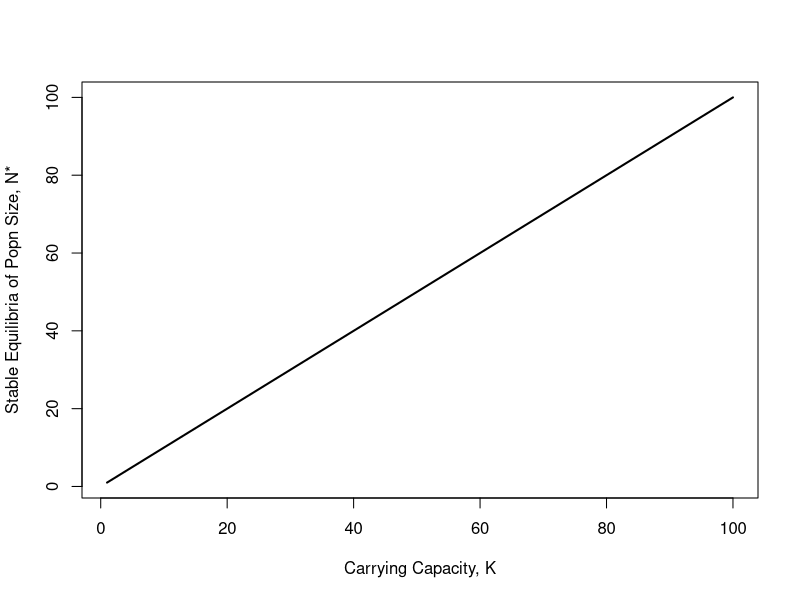
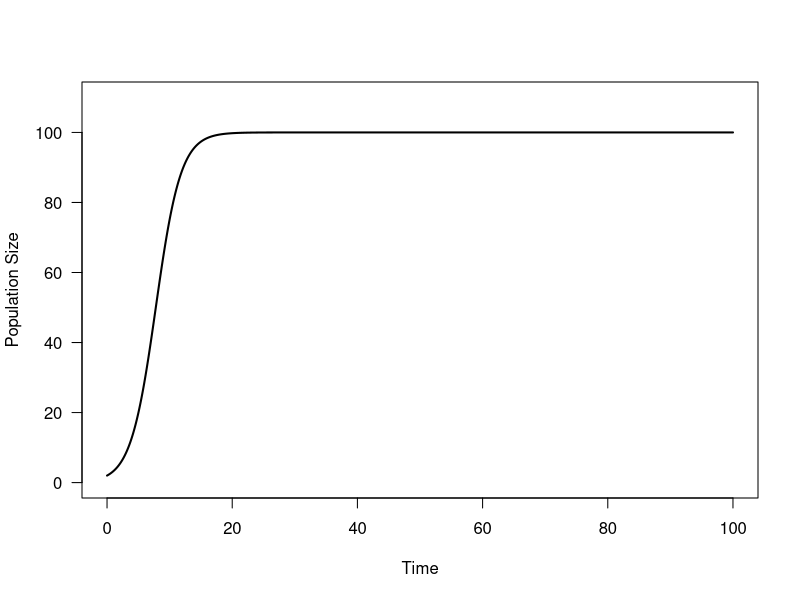
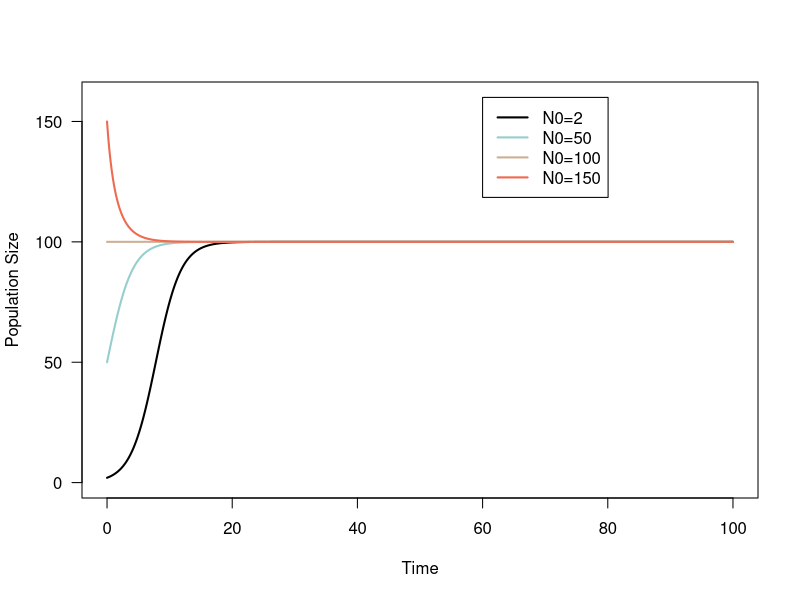
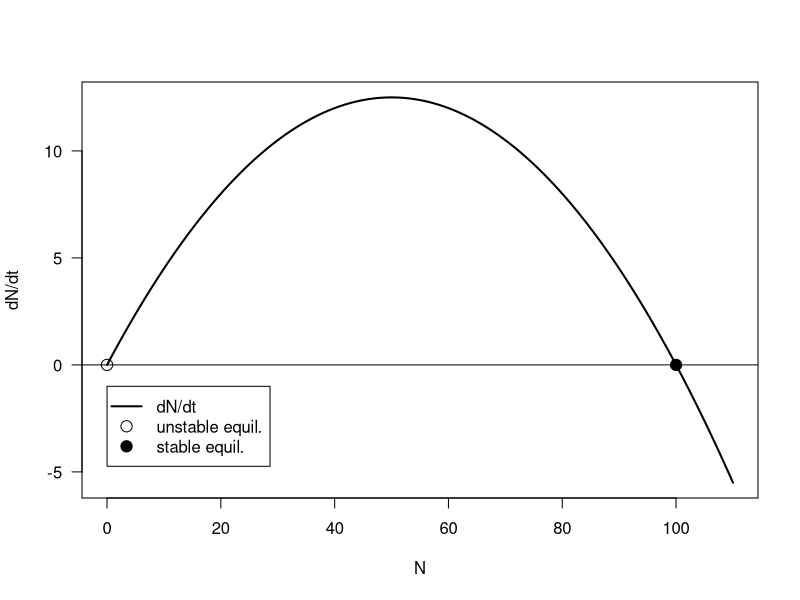
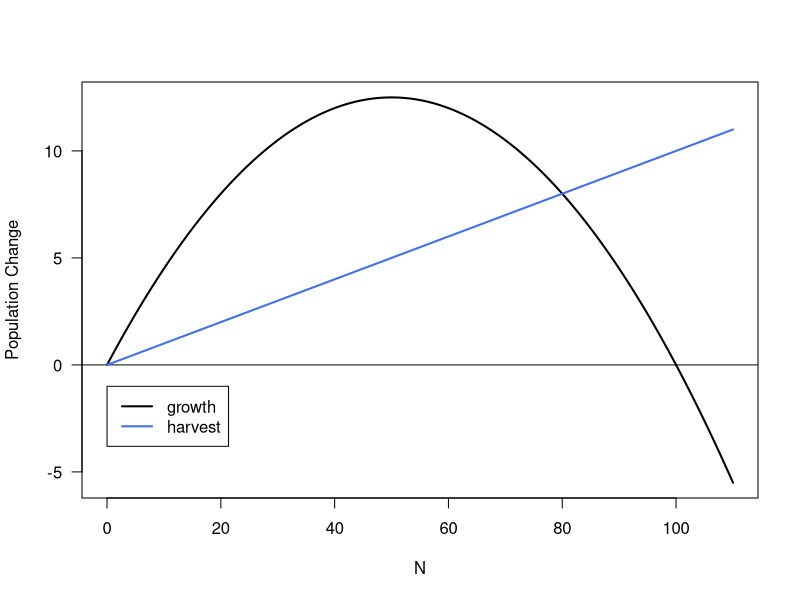
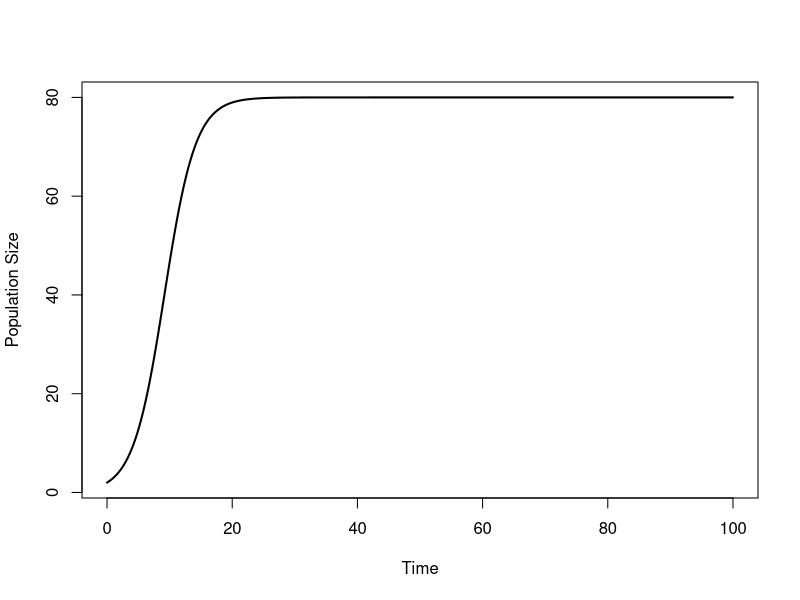
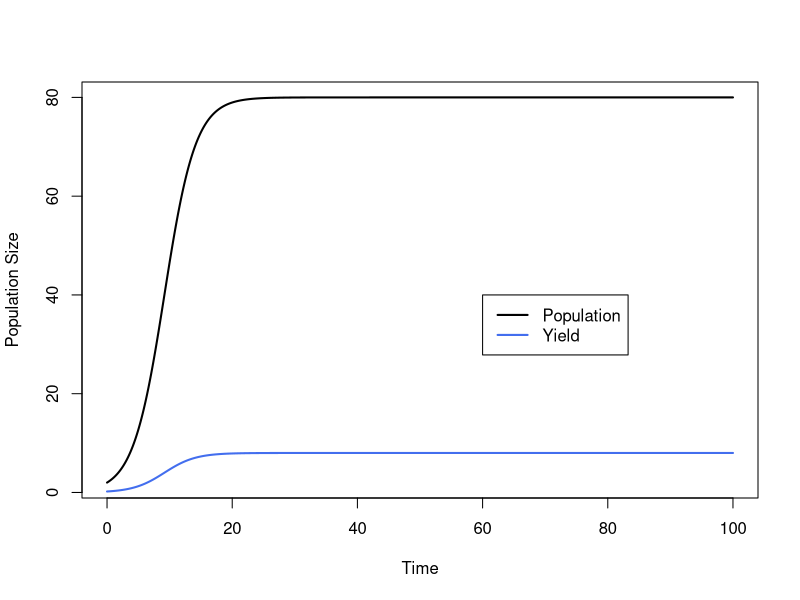
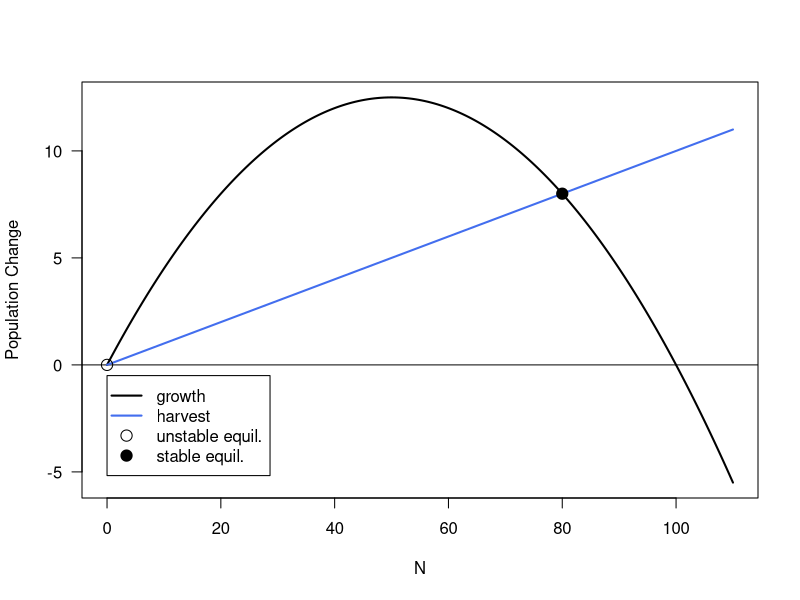

R code for these plots, in order:
## ---- chunk 1
######################################################
# 0. some set up of variables
######################################################
r <- 0.5

######################################################
# 1. create a vector of different values for K
######################################################
Kset <- seq(from = 1, to = 100, by = 1)


######################################################
# 2. calculate N* for each parameter value
######################################################
## 2a. create a holding vector for N*
Nstarset <- rep(NaN, times = length(Kset))

## 2b. create a sequence of timepoints at which to calculate population size (in the inner for() loop)
timepoints <- seq(from = 1, to = 25, length = 1000)

## 2b. write a for() loop 
### nested for() loop structure:
#### outer loop: choose a value of K from Kset
##### inner loop: calculate population size at every time step
#### outer loop: pull out the last population size (N*) and store it in Nstarset

# this is the start of the outer loop!
# for each element j from the first to last in Kset
for(j in 1:length(Kset)) {
  
  # assign K the value from Kset for this iteration
  K <- Kset[j]
  
  # create a holding vector for the inner loop for population sizes
  N.simu <- rep(NaN, times = length(timepoints)) 
  # set your initial condition
  N.simu[1] <- 10
  
  # inner loop: calculate population size (N)
  # for each element i from the second to the last in timepoints
  for(i in 2:length(timepoints)){ 
    # store previous population size as N
    N <- N.simu[i-1]
    
    # calculate change in time
    deltat <- timepoints[i] - timepoints[i-1] 

    # calculating the change in population size
    deltaN <- N * r * (1 - N / K) * deltat 
    
    # calculating total population size
    N.simu[i] = N + deltaN
  }
  
  ######################################################
  # 3. store the N* (back in the outer loop)
  ######################################################
  # pull out the last value from N.simu and put it in Nstarset
  Nstarset[j] <- N.simu[length(timepoints)] 
  
}
## ---- chunk 2
plot(x = Kset, y = Nstarset, 
     type='l', 
     lwd=2, 
     xlab = "Carrying Capacity, K", 
     ylab = "Stable Equilibria of Popn Size, N*")
## ---- chunk 3
r <- 0.5 # growth rate
K <- 100 # carrying capacity
## ---- chunk 4
#################################
# 1. designate a data vector
#################################
tset <- seq(from = 0, to = 100, length.out = 20000) # create a sequence of numbers from 0 to 100 that is 20000 values long


#################################
# 2. create a holding vector
#################################
N.simu <- NaN * tset # create a vector of NaNs that is the same length as tset
N0 <- 2 # assign 2 to N0
N.simu[1] <- N0 # fill in initial conditions

#################################
# 3. the for() loop
#################################
# for each element i from the second to the last element in tset
for(i in 2:length(tset)){ 
  # calculate change in time: this timestep - previous timestep
  dt <- tset[i] - tset[i-1] 
  
  # calculate change in population size
  dNdt <- (r * N.simu[i-1] * (1-N.simu[i-1]/K)) * dt 
  
  # calculate total population size and put into holding vector
  N.simu[i] <- N.simu[i-1] + dNdt 
}
## ---- chunk 5
plot(x = tset, y = N.simu, # x and y axes
     type = 'l', # linear line
     ylim = c(0, 1.1*K), # limit on y-axis
     las = 1, # horizontal axis labels
     lwd = 2, # line width
     xlab = 'Time', # x-axis label
     ylab = 'Population Size') # y-axis label
## ---- chunk 6
#################################
# 1. designate your data
#################################
# this has already been done; we're using tset


#################################
# 2. create a holding vector
#################################
# N0 = 50
N0.50 <- 50
N.simu.50 <- NaN*tset
N.simu.50[1] <- N0.50

# N0 = 100
N0.100 <- 100
N.simu.100 <- NaN*tset
N.simu.100[1] <- N0.100

# N0 = 150
N0.150 <- 150
N.simu.150 <- NaN*tset
N.simu.150[1] <- N0.150

# Tip: You can run these calculations simultaneously within your for loop, but be very careful to keep track of which variable is which!


#################################
# 3. the for() loop
#################################
# for each element i from the second to the last element in tset
for(i in 2:length(tset)){
  # calculate change in time
  dt <- tset[i] - tset[i-1]
  
  # calculate change in population size and total population size if N0 = 50
  dNdt.50 <- (r*N.simu.50[i-1]*(1-N.simu.50[i-1]/K))*dt
  N.simu.50[i] <- N.simu.50[i-1] + dNdt.50
  
  # calculate change in population size and total population size if N0 = 100
  dNdt.100 <- (r*N.simu.100[i-1]*(1-N.simu.100[i-1]/K))*dt
  N.simu.100[i] <- N.simu.100[i-1] + dNdt.100
  
  # calculate change in population size and total population size if N0 = 150
  dNdt.150 <- (r*N.simu.150[i-1]*(1-N.simu.150[i-1]/K))*dt
  N.simu.150[i] <- N.simu.150[i-1] + dNdt.150
}
## ---- chunk 7
###########################################
# 1. plot the simulated population sizes
###########################################
plot(x = tset, y = N.simu, 
     type = 'l', 
     ylim = c(0, 1.6*K), 
     las = 1, 
     lwd = 2, 
     xlab = 'Time',
     ylab = 'Population Size')
# what happens if we don't change the limits on the y-axis?

######################################################
# 2. plot the lines for different initial conditions
######################################################
# N0 = 50
lines(tset, N.simu.50, 
      col = 'paleturquoise3',
      lwd = 2)
# N0 = 100
lines(tset, N.simu.100,
      col = 'peachpuff3',
      lwd = 2)
# N0 = 150
lines(tset, N.simu.150, 
      col = 'coral2',
      lwd = 2)

######################
# 3. add a legend
######################
# this makes it easier to keep track of each line!
legend(x = max(tset)*.6, y = 1.6*K, 
       lwd = 2, 
       legend = c('N0=2','N0=50','N0=100','N0=150'), 
       col = c('black','paleturquoise3','peachpuff3','coral2'), 
       horiz = FALSE)

# what do each of these arguments mean?
## ---- chunk 8
Nset <- seq(from = 0, to = K*1.1, length.out = 200)
## ---- chunk 9
dNdt.log <- r * Nset * (1-Nset/K)
## ---- chunk 10
############################################
# 1. plot dN/dt as a function of Nset
############################################
plot(x = Nset, y = dNdt.log, 
     type = 'l', 
     las = 1, 
     lwd = 2, 
     xlab = 'N', ylab = 'dN/dt')


############################################
# 2. add a line along the x-axis
############################################
abline(h = 0,lwd = 1)

############################################
# 3. mark the equilibria where dN/dt = 0
############################################
# We'll use filled points to indicate stable equilibria, and open points to indicate unstable ones
# this is our unstable equilibrium
points(x = 0, y = 0, 
       pch = 21, # 'pch' specifies the point shape
       cex = 1.5) # cex is a multiplier that specifies the point size
# this is our stable equilibrium
points (x = K, y = 0, 
        pch = 21, 
        cex = 1.5, 
        bg = 'black') # 'bg' specifies the fill colour of the point

############################################
# 4. add a legend
############################################
legend(x = 0, y = -1, 
       legend = c('dN/dt', 'unstable equil.', 'stable equil.'), 
       lwd = c(2, NaN, NaN), 
       pch = c(NaN, 21, 21), 
       pt.cex = 1.5, 
       pt.bg = c('white', 'white', 'black'))
## ---- chunk 11
q <- 0.1 #
E <- 1 #
## ---- chunk 12
growth.log <- dNdt.log
## ---- chunk 13
############################################
# 1. plot the biology of logistic growth
############################################
# plot the biology in black
plot(x = Nset, y = growth.log, 
     type = 'l', 
     las = 1, 
     lwd = 2, 
     xlab = 'N', ylab = 'Population Change')

# plot the x-axis so that it's easier to see the intercept
abline(h = 0, lwd = 1)

############################################
# 2. plot the economics of harvest
############################################
# plot the economics in blue
lines(x = Nset, y = (q*E*Nset), col = 'royalblue2', lwd = 2)

############################################
# 3. create a legend
############################################
legend(x = 0, y = -1, 
       lwd = c(2, 2), 
       legend = c('growth', 'harvest'), 
       col = c('black', 'royalblue2'))
## ---- chunk 14
Nstar <- K*(1-q*E/r)  # Check this with pen (or pencil) and paper!
## ---- chunk 15
#################################
# 1. designate the data vector
#################################
tset <- seq(from = 0, to = 100, length.out = 20000) 

#################################
# 2. create a holding vector
#################################
N.simu.E1 <- NaN*tset #
N.simu.E1[1] <- N0 #

#################################
# 3. the for() loop
#################################
for(i in 2:length(tset)){ #
  dt <- tset[i] - tset[i-1] #
  dNdt.E1 <- (r*N.simu.E1[i-1]*(1-N.simu.E1[i-1]/K)-q*E*N.simu.E1[i-1])*dt #
  N.simu.E1[i] <- N.simu.E1[i-1] + dNdt.E1 #
}
## ---- chunk 16
plot(x = tset, y = N.simu.E1, 
     type = 'l', 
     lwd = 2, 
     xlab = 'Time', ylab = 'Population Size')
## ---- chunk 17
############################################
# 1. plot logistic growth in black
############################################
plot(x = tset, y = N.simu.E1, 
     type = 'l', lwd = 2, 
     xlab = 'Time', ylab = 'Population Size')

############################################
# 2. plot yield in blue
############################################
lines(x = tset, y = N.simu.E1*E*q, 
      type = 'l', 
      lwd=2, 
      col='royalblue2')

############################################
# 3. add a legend
############################################
legend(x = max(tset)*.6, y = max(N.simu.E1)*.5, 
       lwd = c(2, 2), 
       legend = c('Population', 'Yield'), 
       col = c('black', 'royalblue2'))
## ---- chunk 18
Nstar # our algebraic solution
N.simu.E1[length(tset)] # the end population size of our simulation
## ---- chunk 19
Ystar <- q*E*Nstar
Ystar
## ---- chunk 20
################################################
# 1. plot population growth as a function of N
################################################
plot(x = Nset, y = growth.log, 
     type = 'l', 
     las = 1, 
     lwd = 2, 
     xlab = 'N', ylab = 'Population Change')

# add a line at the x-axis
abline(h = 0, lwd = 1)

################################################
# 2. plot the economics of harvest
################################################
lines(x = Nset, y = q*E*Nset, 
      col = 'royalblue2', 
      lwd = 2)

################################################
# 3. add equilibria
################################################
# unstable
points(x = 0, y = 0, 
       pch = 21, cex = 1.5)
# stable
points(y = Ystar, x = Nstar, 
       pch = 21, cex = 1.5, 
       bg = 'black')

################################################
# 4. add a legend
################################################
legend(x = 0, y = -0.5, 
       legend = c('growth', 'harvest', 'unstable equil.', 'stable equil.'), 
       lwd = c(2, 2, NaN, NaN), 
       pch = c(NaN, NaN, 21, 21), 
       pt.cex = 1.5, 
       pt.bg = c('white', 'white', 'white', 'black'), 
       col = c('black', 'royalblue2', 'black', 'black'))
## ---- chunk 21
################################################
# 1. plot population growth as a function of N
################################################
plot(x = Nset, y = growth.log, 
     type = 'l', 
     las = 1, 
     lwd = 2, 
     xlab = 'N', ylab = 'Population Change')
abline(h = 0, lwd = 1)

# Overlay Yield given a fishing Effort = 1
lines(x = Nset, y = q*E*Nset, 
      col= 'royalblue2',
      lwd = 2)

############################
# 2. Set effort to 2
############################
# Set Effort to 2 and name this value E.2 with variable assignment 
E.2 <- 2

# Overlay Yield given a fishing Effort = 2
lines(x = Nset, y = q*E.2*Nset, 
      col= 'royalblue2',
      lwd = 2,
      lty = 2) #lty changes the line type. 2 = dashed 

############################
# 3. Set effort to 3
############################
# Set Effort to 3 and name this value E.3 with variable assignment 
E.3 <- 3

# Overlay Yield given a fishing Effort = 3, fill in the blank y argument
lines(x = Nset, y = q*E.3*Nset, 
      col = 'royalblue2',
      lwd = 2,
      lty = 3) 

############################
# 4. Set effort to 4
############################
# Set Effort to 4 and name this value E.4 with variable assignment 
E.4 <- 4

# Overlay Yield given a fishing Effort = 4, fill in the blank y argument
lines(x = Nset, y = q*E.4*Nset, 
      col= 'royalblue2', 
      lwd = 2,
      lty = 4) 

## ---- chunk 22
# fill in the blank for the upper bound
Eset <- seq(from = 0, to = 10, length.out = 200)
## ---- chunk 23
Nstar.set <- K*(1-((q*Eset)/r))
## ---- chunk 24
Yield.set <- q*Eset*Nstar.set
## ---- chunk 25
plot(x = Eset, y = Yield.set,  
     type = 'l', 
     lwd = 2, 
     xlab = 'Effort', ylab = 'Yield')
abline(h = 0)
## ---- chunk 26
N_MSY <- K/2
E_MSY <- r/q/2
Y_MSY <- r*K/4
## ---- chunk 27
for(i in 1:length(Eset)){
  if(Yield.set[i]==max(Yield.set)){
    E_MSY_est <- Eset[i]
  }
}
## ---- chunk 28
N_MSY_est <- K*(1-((q*E_MSY)/r))
## ---- chunk 29
Y_MSY_est <- max(Yield.set)
## ---- chunk 30
#  Compare:
N_MSY # algebraic
N_MSY_est # estimate

E_MSY # algebraic
E_MSY_est # estimate

Y_MSY # algebraic
Y_MSY_est # estimate
## ---- chunk 31
dNdt.over <- r*Nset*(1-Nset/K)*(2-Nset/K)
## ---- chunk 32
###################################################
# 1. plot dN/dt as a function of population size
###################################################
plot(x = Nset, y = dNdt.over, 
     type = 'l', 
     lwd = 2, 
     las = 1, 
     xlab = 'N', ylab = 'dN/dt')

# add a line at the x-axis
abline(h = 0)

###################################################
# 2. plot the logistic function for comparison
###################################################
lines(x = Nset, y = dNdt.log, 
      lwd = 2, 
      lty = 3)

###################################################
# 3. add a legend
###################################################
legend(x = 73, y = 20, 
       legend = c("overcompensating", "logistic"), 
       lwd = c(2, 2), 
       lty = c(1, 2))
## ---- chunk 33
#################################
# 1. designate a data vector
#################################
# this has already been done; we'll use tset from before


#################################
# 2. holding vector
#################################
N.over <- NaN*tset
N.over[1] <- N0


#################################
# 3. the for() loop
#################################
for(i in 2:length(tset)){
  dt <- tset[i] - tset[i-1]
  dNdt <- (r*N.over[i-1]*(1-N.over[i-1]/K)*(2-N.over[i-1]/K))*dt
  N.over[i] <- N.over[i-1] + dNdt
}
## ---- chunk 34
#############################################
# 1. plot the overcompensating population 
#############################################
plot(x = tset, y = N.over, 
     type = 'l', 
     las = 1, 
     lwd = 2, 
     xlab = 'Time', ylab = 'Population Size')

#############################################
# 2. plot the logistic to compare
#############################################
lines(x = tset, y = N.simu, lwd = 2, lty = 3)

#############################################
# 3. legend
#############################################
legend(x = max(tset)*.6, y = K*.5, 
       legend = c('Overcomp.','Logistic'), 
       lwd = 2, 
       lty = c(1,3))
## ---- chunk 35
Y_MSY.over <- max(dNdt.over)
## ---- chunk 36
# annotate the for() loop
for(i in 1:length(Nset)){ #
  if(dNdt.over[i] == Y_MSY.over){ #
    N_MSY.over <- Nset[i] #
  }
}
## ---- chunk 37
E_MSY.over <- Y_MSY.over/q/N_MSY.over
## ---- chunk 38
growth.over <- dNdt.over
## ---- chunk 39
###################################
# 1. biology
###################################
plot(x = Nset, y = dNdt.over, 
     type = 'l', 
     lwd = 2, 
     las = 1, 
     xlab = 'N', ylab = 'Change in Population')
# add a line at the x-axis
abline(h = 0)

###################################
# 2. economics
###################################
lines(x = Nset, y = q*E_MSY.over*Nset, 
      lwd = 2,
      col = 'royalblue2')

###################################
# 3. equilibria
###################################
# unstable
points(x = 0, y = 0, 
       pch = 21, cex = 1.5)
# stable
points(x = N_MSY.over, y = Y_MSY.over,
       pch = 21, cex = 1.5, 
       bg = 'black')

###################################
# 4. legend
###################################
legend(x = K*.6, y = Y_MSY.over, 
       legend = c('growth', 'harvest', 'unstable equil.', 'stable equil.'), 
       lwd = c(2, 2, NaN, NaN), 
       pch = c(NaN, NaN, 21, 21), 
       pt.cex = 1.5, 
       pt.bg = c('white', 'white', 'white', 'black'), 
       col = c('black', 'royalblue2', 'black', 'black'))
## ---- chunk 40
###################################################
# 1. create a set of time points to iterate over
###################################################
# use tset

#############################################################
# 2. create a storage vector and fill in initial conditions
#############################################################
N.simu.over <- NaN*tset
N.simu.over[1] <- N0


#############################################################
# 3. for() loop: calculate population size change over time
#############################################################
# annotate each line of code
for(i in 2:length(tset)){
  dt <- tset[i] - tset[i - 1] #
  dNdt.over <- (r*N.simu.over[i-1]*(1-N.simu.over[i-1]/K)*(2-N.simu.over[i-1]/K)-q*E_MSY.over*N.simu.over[i-1])*dt #
  N.simu.over[i] <- N.simu.over[i-1] + dNdt.over #
}
## ---- chunk 41
plot(x = tset, y = N.simu.over, 
     type = 'l', 
     lwd = 2, 
     xlab = 'Time', ylab = 'Population Size')
## ---- chunk 42
#compare
N.simu.over[length(tset)]
N_MSY.over
## ---- chunk 43
A <- K/2
## ---- chunk 44
dNdt.dep <- r*Nset*(1-Nset/K)*(Nset/A)
## ---- chunk 45
######################################
# 1. plot dN/dt as a function of N
######################################
plot(x = Nset, y = dNdt.dep, 
     type = 'l', 
     lwd = 2, 
     las = 1, 
     xlab = 'N', ylab ='dN/dt')
abline(h = 0)

################################################
# 2. plot our logistic function for comparison
################################################
lines(x = Nset, y = dNdt.log, 
      lwd = 2, 
      lty = 3)
legend(x = 0, y= -1, 
       lwd = 2, 
       legend = c('Depensating','Logistic'), 
       lty = c(1, 3))
## ---- chunk 46
###############################
# 1. designate a data vector
###############################
# this has already been done; we'll use tset

###############################
# 2. create a holding vector
###############################
N.dep <- NaN*tset
# set initial conditions
N.dep[1] <- N0

###############################
#. 3. the for() loop
###############################
for(i in 2:length(tset)){
  dt <- tset[i]-tset[i-1]
  dNdt <- (r*N.dep[i-1]*(1-N.dep[i-1]/K)*(N.dep[i-1]/A))*dt
  N.dep[i] <- N.dep[i-1]+dNdt
}
## ---- chunk 47
###################################################################
# 1. plot N of the depensating population as a function of time
###################################################################
plot(x = tset, y = N.dep, 
     type = 'l', 
     las = 1, 
     lwd = 2, 
     ylim = c(0, 120),
     xlab = 'Time', ylab = 'Population Size')

##################################################
# 2. plot the logistic function for comparison
##################################################
lines(x = tset, y = N.simu, 
      lwd = 2, 
      lty = 3)

######################
# 3. add a legend
######################
legend(x = max(tset)*.6, y = K*.5, 
       lwd = 2, 
       legend = c('Depensating', 'Logistic'), 
       lty = c(1, 3))
## ---- chunk 48
Y_MSY.dep <- max(dNdt.dep)
## ---- chunk 49
for(i in 1:length(Nset)){
  if(dNdt.dep[i] == Y_MSY.dep){
    N_MSY.dep <- Nset[i]
  }
}
## ---- chunk 50
E_MSY.dep <- Y_MSY.dep/q/N_MSY.dep
## ---- chunk 51
growth.dep <- dNdt.dep
## ---- chunk 52
#################################
# 1. biology
#################################
plot(x = Nset, y = dNdt.dep, 
     type = 'l',
     lwd = 2, 
     las = 1, 
     xlab = 'N', ylab = 'Change in Population')
abline(h = 0)

#################################
# 2. economics
#################################
lines(x = Nset, y = q*E_MSY.dep*Nset, 
      lwd = 2,
      col = 'royalblue2')

#################################
# 3. stable equilibria
#################################
points(x = 0, y = 0, 
       pch = 21, 
       cex = 1.5, 
       bg = 'black')
points(x = N_MSY.dep, y = Y_MSY.dep, 
       pch = 21, 
       cex = 1.5,
       bg= 'black')

#################################
# 4. legend
#################################
legend(x = 0, y = -1, 
       pt.cex = 1.5, 
       legend = c('growth', 'harvest', 'unstable equil.', 'stable equil.'), 
       lwd = c(2, 2, NaN, NaN), 
       pch = c(NaN, NaN, 21, 21), 
       pt.bg = c('white', 'white', 'white', 'black'), 
       col = c('black', 'royalblue2', 'black', 'black'))
## ---- chunk 53
N_star_unstable <- ((-r/A) + (sqrt((r^2/A^2) - ((4*r*q*E_MSY.dep)/(K*A)))) ) / ((-2*r) / (K*A))

Y.unstable.dep <- q * E_MSY.dep * N_star_unstable
## ---- chunk 54
############################
# 1. biology
############################
plot(x = Nset, y = growth.dep, 
     type = 'l',
     lwd = 2, 
     las = 1,
     xlab = 'N', ylab = 'Change in Population')
abline(h = 0)

############################
# 2. economics
############################
lines(x = Nset, y = q*E_MSY.dep*Nset, 
      lwd = 2, 
      col = 'royalblue2')

############################
# 3. equilibria
############################
# stable
points(x = 0, y = 0, 
       pch = 21, 
       cex = 1.5, 
       bg = 'black')
points(x = N_MSY.dep, y = Y_MSY.dep, 
       pch = 21, 
       cex = 1.5, 
       bg = 'black')
# unstable
points(x = N_star_unstable, y = Y.unstable.dep, 
       pch = 21, cex = 1.5,
       bg = 'white')

############################
# 4. legend
############################
legend(x = 0, y = -1, 
       legend = c('growth', 'harvest', 'unstable equil.', 'stable equil.'), 
       lwd = c(2, 2, NaN, NaN), 
       pch = c(NaN, NaN, 21, 21), 
       pt.cex = 1.5, 
       pt.bg = c('white', 'white', 'white', 'black'), 
       col = c('black', 'royalblue2', 'black', 'black'))

# What's different about this graph? Hint: Look at the intersections between the blue and black lines.
## ---- chunk 55
#################################
# 1. data to iterate over
#################################
# use tset again



#################################
# 2. holding vector
#################################
# create a bunch of different starting population sizes
N.simu.dep <- NaN*tset
N0.K <- K
N0.2 <- 2
N0.unstable <- N_star_unstable
N0.up <- N_star_unstable + 0.1
N0.down <- N_star_unstable - 0.1

# fill in initial conditions
N.simu.dep[1] <- N0.up



#################################
# 3. the for() loop
#################################
for(i in 2:length(tset)) {
  dt <- tset[i] - tset[i - 1] # calculate change in time
  dNdt.depen <- (r*N.simu.dep[i-1]*(1-N.simu.dep[i-1]/K)*(N.simu.dep[i-1]/A)-q*E_MSY.dep*N.simu.dep[i-1])*dt # logistic with N/A addition for depensating also with harvest
  N.simu.dep[i] <- N.simu.dep[i-1] + dNdt.depen
}
## ---- chunk 56
plot(x = tset, y = N.simu.dep, 
     type = "l", 
     lwd = 2, 
     xlab = "Time", ylab = "Population Size")
## ---- chunk 57
##########################################
# 1. designate a data vector (use tset)
##########################################



############################################
# 2. holding vector and initial conditions
############################################
N0.low <- 33
N0.high <- 34

N.simu.dep <- NaN*tset
N.simu.dep.low <- NaN*tset
N.simu.dep.high <- NaN*tset
N.simu.dep.100 <- NaN*tset

N.simu.dep[1] <- N0
N.simu.dep.low[1] <- N0.low
N.simu.dep.high[1] <- N0.high
N.simu.dep.100[1] <- N0.100

##########################################
# 3. the for() loop
##########################################
for(i in 2:length(tset)){
  deltat <- tset[i]-tset[i-1]
  deltaN <- (r*N.simu.dep[i-1]*(1-N.simu.dep[i-1]/K)*(N.simu.dep[i-1]/A)-q*E_MSY.dep*N.simu.dep[i-1])*deltat
  N.simu.dep[i] <- N.simu.dep[i-1]+deltaN
  
  deltaN <- (r*N.simu.dep.low[i-1]*(1-N.simu.dep.low[i-1]/K)*(N.simu.dep.low[i-1]/A)-q*E_MSY.dep*N.simu.dep.low[i-1])*deltat
  N.simu.dep.low[i] <- N.simu.dep.low[i-1]+deltaN
  
  deltaN <- (r*N.simu.dep.high[i-1]*(1-N.simu.dep.high[i-1]/K)*(N.simu.dep.high[i-1]/A)-q*E_MSY.dep*N.simu.dep.high[i-1])*deltat
  N.simu.dep.high[i] <- N.simu.dep.high[i-1]+deltaN
  
  deltaN <- (r*N.simu.dep.100[i-1]*(1-N.simu.dep.100[i-1]/K)*(N.simu.dep.100[i-1]/A)-q*E_MSY.dep*N.simu.dep.100[i-1])*deltat
  N.simu.dep.100[i] <- N.simu.dep.100[i-1]+deltaN
}
## ---- chunk 58
###################################
# 1. plot N as a function of time
###################################
plot(tset, N.simu.dep, 
     type = 'l', 
     ylim = c(0, K), 
     las = 1, 
     lwd = 2, 
     xlab = 'Time', ylab = 'Population Size')

#################################################
# 2. add lines for different initial conditions
#################################################
lines(tset, N.simu.dep.low, 
      col = 'paleturquoise3', 
      lwd = 2)
lines(tset, N.simu.dep.high, 
      col = 'peachpuff3', 
      lwd = 2)
lines(tset, N.simu.dep.100, 
      col = 'coral2', 
      lwd = 2)

###################################
# 3. legend
###################################
legend(x = max(tset)*.6, y = K, 
       lwd = 2,
       legend = c('N0=2', 'N0=33', 'N0=34', 'N0=100'), 
       col = c('black', 'paleturquoise3', 'peachpuff3', 'coral2'), 
       horiz = FALSE)
